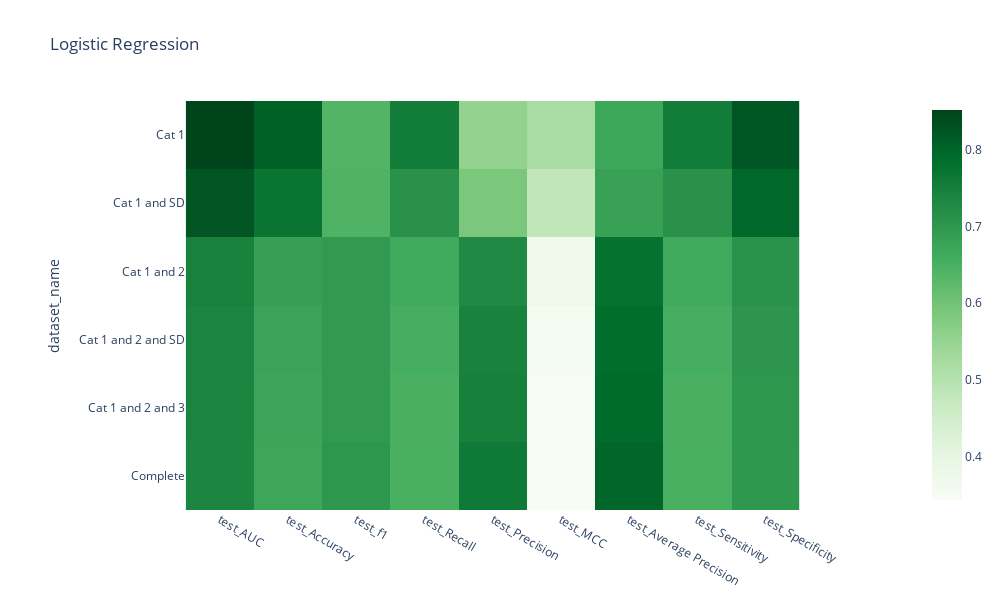

Notebook source saved alongside this figure:
### Code cell
import plotly.express as px
fig = px.imshow(results_lr, color_continuous_scale='greens',title='Logistic Regression',width=1000, height=600)
fig.show()

### Figure 1 — Plotly figure (JSON) as saved in the notebook; plotly's stock layout.template omitted (floating-point values rounded to 4 significant figures)
{"data": [{"coloraxis": "coloraxis", "hovertemplate": "x: %{x}<br>dataset_name: %{y}<br>color: %{z}<extra></extra>", "name": "0", "type": "heatmap", "x": ["test_AUC", "test_Accuracy", "test_f1", "test_Recall", "test_Precision", "test_MCC", "test_Average Precision", "test_Sensitivity", "test_Specificity"], "xaxis": "x", "y": ["Cat 1", "Cat 1 and SD", "Cat 1 and 2", "Cat 1 and 2 and SD", "Cat 1 and 2 and 3", "Complete"], "yaxis": "y", "z": [[0.8513, 0.8063, 0.6391, 0.7548, 0.5542, 0.5223, 0.6697, 0.7548, 0.8215], [0.8246, 0.7706, 0.643, 0.7117, 0.5874, 0.4818, 0.6808, 0.7117, 0.7949], [0.7445, 0.6839, 0.6942, 0.6628, 0.7292, 0.3706, 0.7768, 0.6628, 0.7089], [0.7383, 0.676, 0.6954, 0.6546, 0.7423, 0.3558, 0.7853, 0.6546, 0.7038], [0.7391, 0.6721, 0.6946, 0.6503, 0.7462, 0.3481, 0.7893, 0.6503, 0.7013], [0.7366, 0.6704, 0.701, 0.6511, 0.7602, 0.344, 0.7984, 0.6511, 0.6987]]}], "layout": {"coloraxis": {"colorscale": [[0, "rgb(247,252,245)"], [0.125, "rgb(229,245,224)"], [0.25, "rgb(199,233,192)"], [0.375, "rgb(161,217,155)"], [0.5, "rgb(116,196,118)"], [0.625, "rgb(65,171,93)"], [0.75, "rgb(35,139,69)"], [0.875, "rgb(0,109,44)"], [1, "rgb(0,68,27)"]]}, "height": 600, "title": {"text": "Logistic Regression"}, "width": 1000, "xaxis": {"anchor": "y", "constrain": "domain", "domain": [0, 1], "scaleanchor": "y"}, "yaxis": {"anchor": "x", "autorange": "reversed", "constrain": "domain", "domain": [0, 1], "title": {"text": "dataset_name"}}}}
